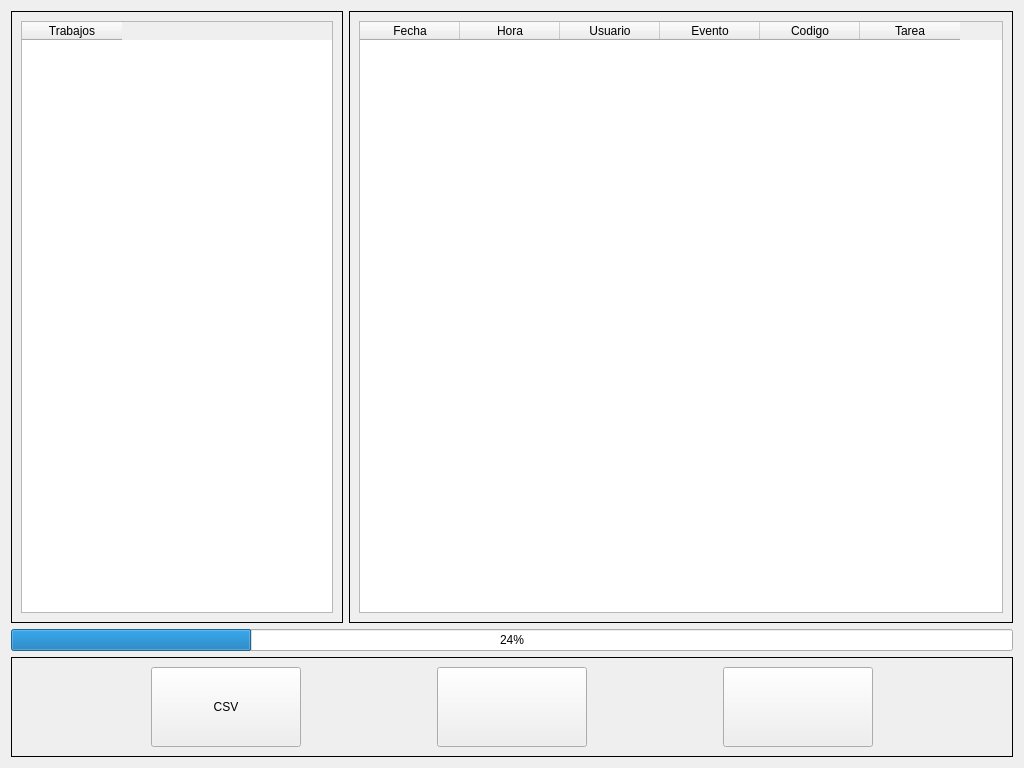
<?xml version="1.0" encoding="UTF-8"?>
<ui version="4.0">
 <class>HistoricoUI</class>
 <widget class="QWidget" name="HistoricoUI">
  <property name="geometry">
   <rect>
    <x>0</x>
    <y>0</y>
    <width>1024</width>
    <height>768</height>
   </rect>
  </property>
  <property name="windowTitle">
   <string>Form</string>
  </property>
  <layout class="QGridLayout" name="gridLayout">
   <item row="2" column="0" colspan="2">
    <widget class="QFrame" name="frame_2">
     <property name="sizePolicy">
      <sizepolicy hsizetype="Fixed" vsizetype="Preferred">
       <horstretch>0</horstretch>
       <verstretch>0</verstretch>
      </sizepolicy>
     </property>
     <property name="minimumSize">
      <size>
       <width>180</width>
       <height>0</height>
      </size>
     </property>
     <property name="maximumSize">
      <size>
       <width>10000</width>
       <height>16777215</height>
      </size>
     </property>
     <property name="frameShape">
      <enum>QFrame::Box</enum>
     </property>
     <property name="frameShadow">
      <enum>QFrame::Plain</enum>
     </property>
     <layout class="QHBoxLayout" name="horizontalLayout">
      <item>
       <widget class="QPushButton" name="m_pbCSV">
        <property name="sizePolicy">
         <sizepolicy hsizetype="Fixed" vsizetype="Fixed">
          <horstretch>0</horstretch>
          <verstretch>0</verstretch>
         </sizepolicy>
        </property>
        <property name="minimumSize">
         <size>
          <width>150</width>
          <height>80</height>
         </size>
        </property>
        <property name="text">
         <string>CSV</string>
        </property>
        <property name="icon">
         <iconset resource="../../In2Apps/In2SinglePass/SinglePass/shared.qrc">
          <normaloff>:/res/images/Nuevo.png</normaloff>:/res/images/Nuevo.png</iconset>
        </property>
        <property name="iconSize">
         <size>
          <width>32</width>
          <height>32</height>
         </size>
        </property>
       </widget>
      </item>
      <item>
       <widget class="QPushButton" name="m_pbReport">
        <property name="sizePolicy">
         <sizepolicy hsizetype="Fixed" vsizetype="Fixed">
          <horstretch>0</horstretch>
          <verstretch>0</verstretch>
         </sizepolicy>
        </property>
        <property name="minimumSize">
         <size>
          <width>150</width>
          <height>80</height>
         </size>
        </property>
        <property name="text">
         <string/>
        </property>
        <property name="icon">
         <iconset resource="../../In2Apps/In2SinglePass/SinglePass/shared.qrc">
          <normaloff>:/res/images/pdf17.png</normaloff>:/res/images/pdf17.png</iconset>
        </property>
        <property name="iconSize">
         <size>
          <width>32</width>
          <height>32</height>
         </size>
        </property>
       </widget>
      </item>
      <item>
       <widget class="QPushButton" name="m_pbBack">
        <property name="sizePolicy">
         <sizepolicy hsizetype="Fixed" vsizetype="Fixed">
          <horstretch>0</horstretch>
          <verstretch>0</verstretch>
         </sizepolicy>
        </property>
        <property name="minimumSize">
         <size>
          <width>150</width>
          <height>80</height>
         </size>
        </property>
        <property name="text">
         <string/>
        </property>
        <property name="icon">
         <iconset resource="../../In2Apps/In2SinglePass/SinglePass/shared.qrc">
          <normaloff>:/res/images/Ok.png</normaloff>:/res/images/Ok.png</iconset>
        </property>
        <property name="iconSize">
         <size>
          <width>32</width>
          <height>32</height>
         </size>
        </property>
       </widget>
      </item>
     </layout>
    </widget>
   </item>
   <item row="0" column="1">
    <widget class="QFrame" name="frame_3">
     <property name="sizePolicy">
      <sizepolicy hsizetype="Preferred" vsizetype="Preferred">
       <horstretch>2</horstretch>
       <verstretch>0</verstretch>
      </sizepolicy>
     </property>
     <property name="frameShape">
      <enum>QFrame::Box</enum>
     </property>
     <property name="frameShadow">
      <enum>QFrame::Plain</enum>
     </property>
     <layout class="QGridLayout" name="gridLayout_3">
      <item row="0" column="0">
       <widget class="QTableWidget" name="m_twData">
        <column>
         <property name="text">
          <string>Fecha</string>
         </property>
        </column>
        <column>
         <property name="text">
          <string>Hora</string>
         </property>
        </column>
        <column>
         <property name="text">
          <string>Usuario</string>
         </property>
        </column>
        <column>
         <property name="text">
          <string>Evento</string>
         </property>
        </column>
        <column>
         <property name="text">
          <string>Codigo</string>
         </property>
        </column>
        <column>
         <property name="text">
          <string>Tarea</string>
         </property>
        </column>
       </widget>
      </item>
     </layout>
    </widget>
   </item>
   <item row="0" column="0">
    <widget class="QFrame" name="frame">
     <property name="sizePolicy">
      <sizepolicy hsizetype="Preferred" vsizetype="Preferred">
       <horstretch>1</horstretch>
       <verstretch>0</verstretch>
      </sizepolicy>
     </property>
     <property name="frameShape">
      <enum>QFrame::Box</enum>
     </property>
     <property name="frameShadow">
      <enum>QFrame::Plain</enum>
     </property>
     <layout class="QGridLayout" name="gridLayout_2">
      <item row="0" column="0">
       <widget class="QTableWidget" name="m_twTrabajos">
        <column>
         <property name="text">
          <string>Trabajos</string>
         </property>
        </column>
       </widget>
      </item>
     </layout>
    </widget>
   </item>
   <item row="1" column="0" colspan="2">
    <widget class="QProgressBar" name="m_pbEstado">
     <property name="value">
      <number>24</number>
     </property>
    </widget>
   </item>
  </layout>
 </widget>
 <resources>
  <include location="../../In2Apps/In2SinglePass/SinglePass/shared.qrc"/>
 </resources>
 <connections/>
</ui>
